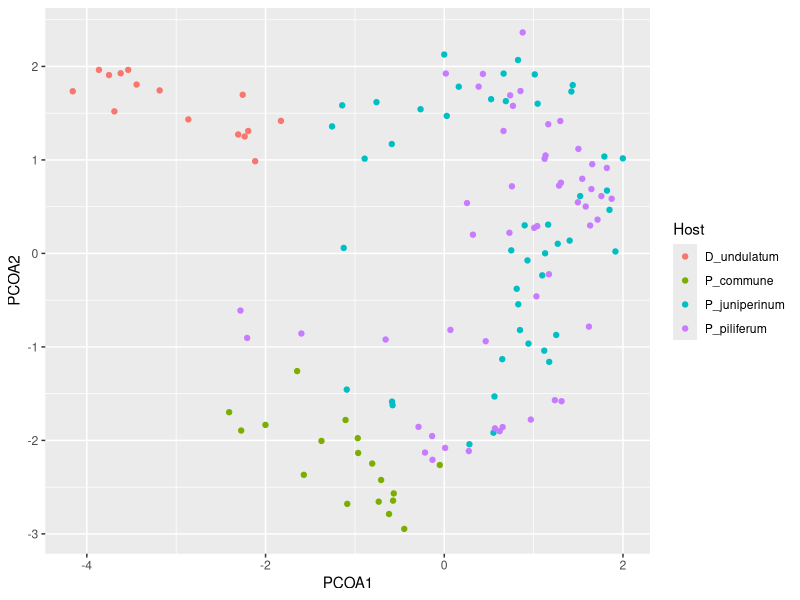
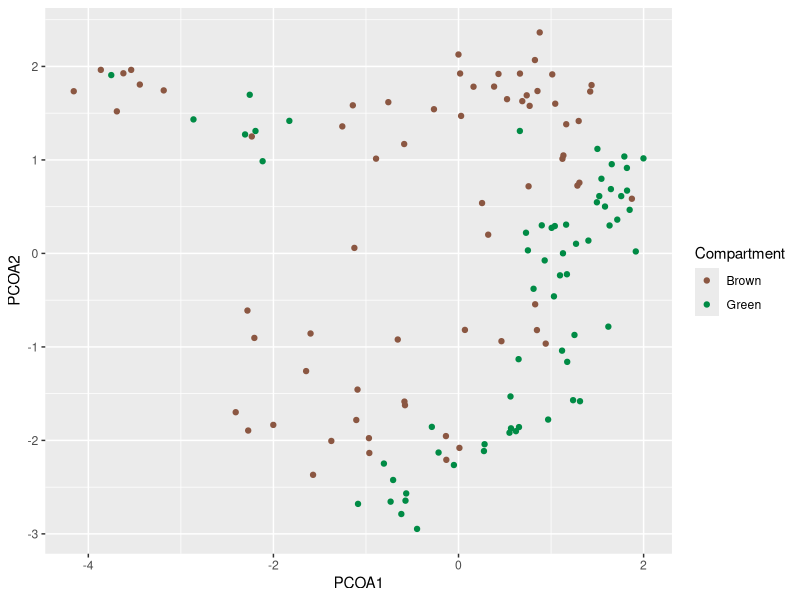
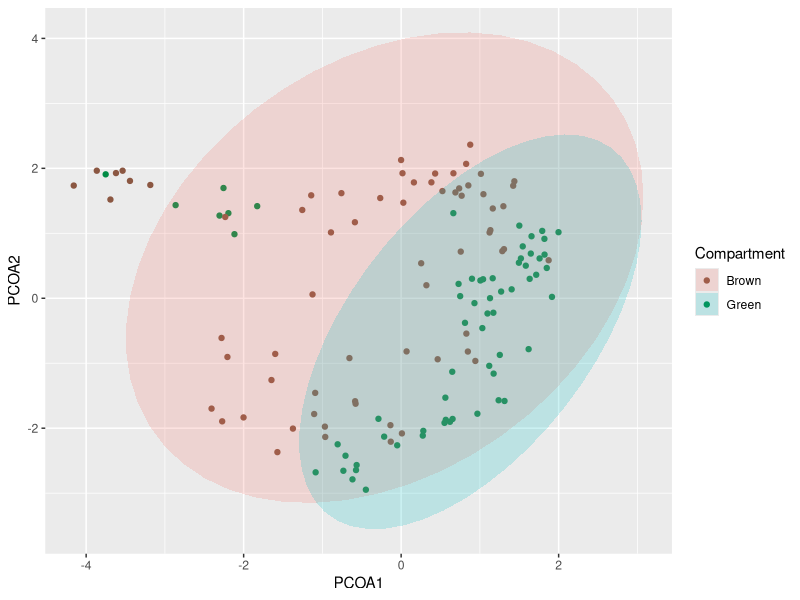
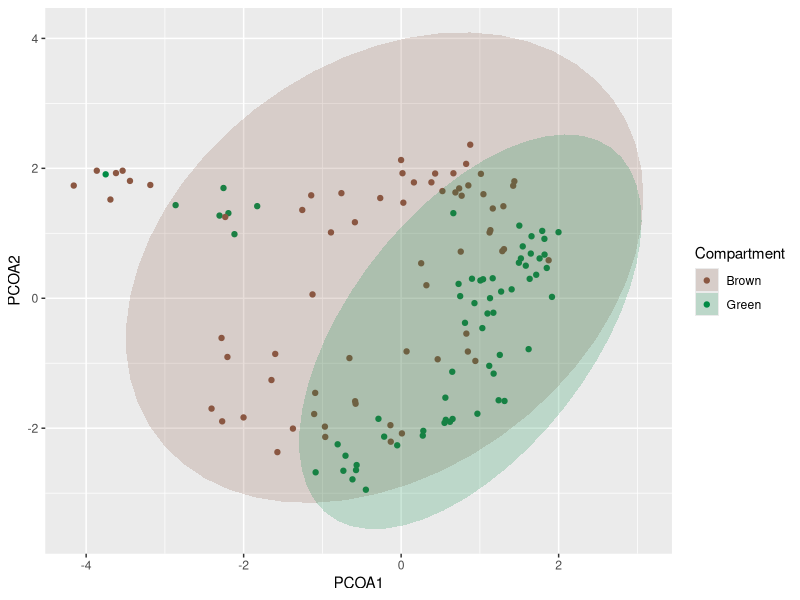
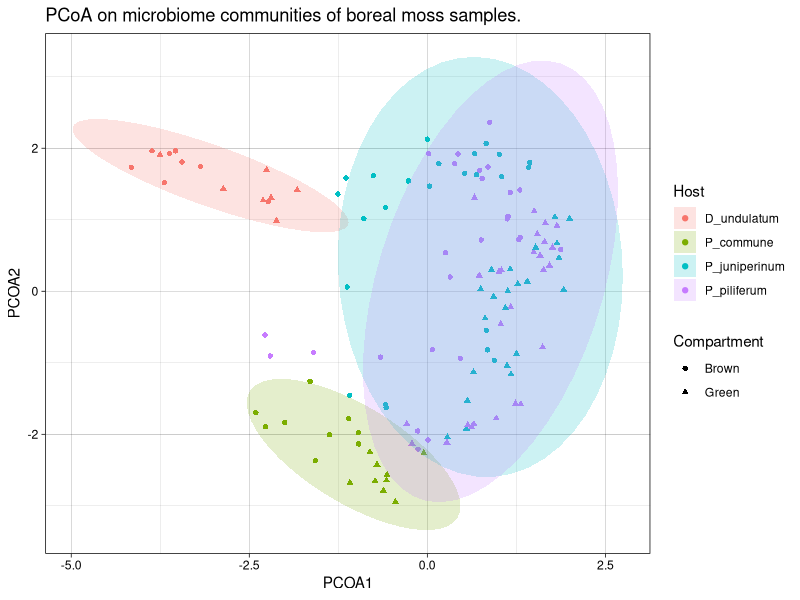
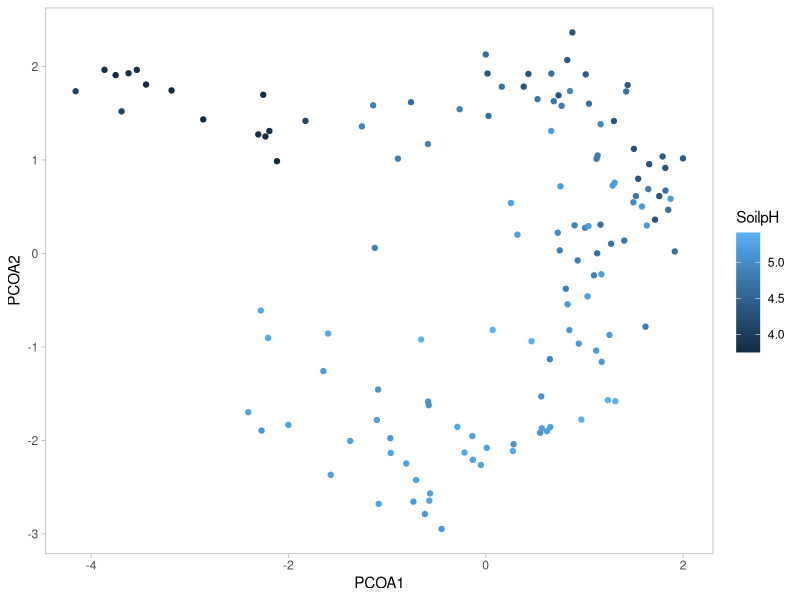
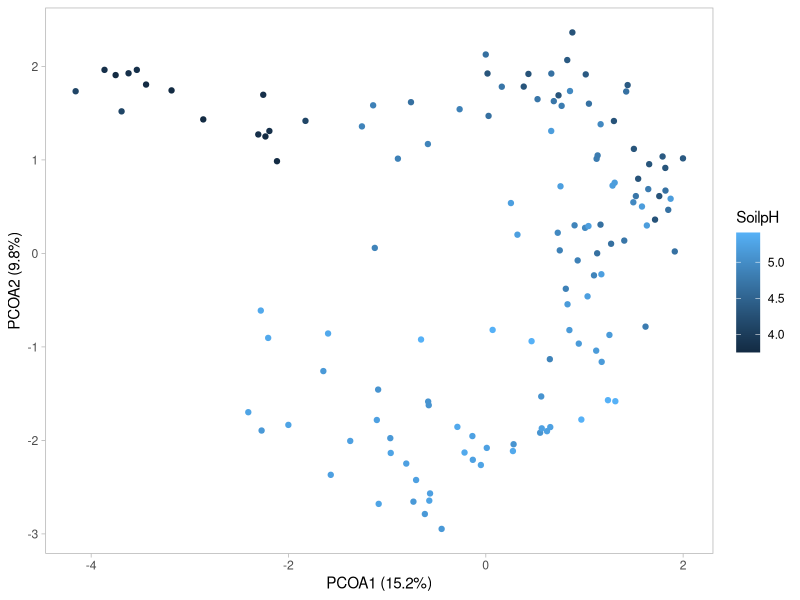
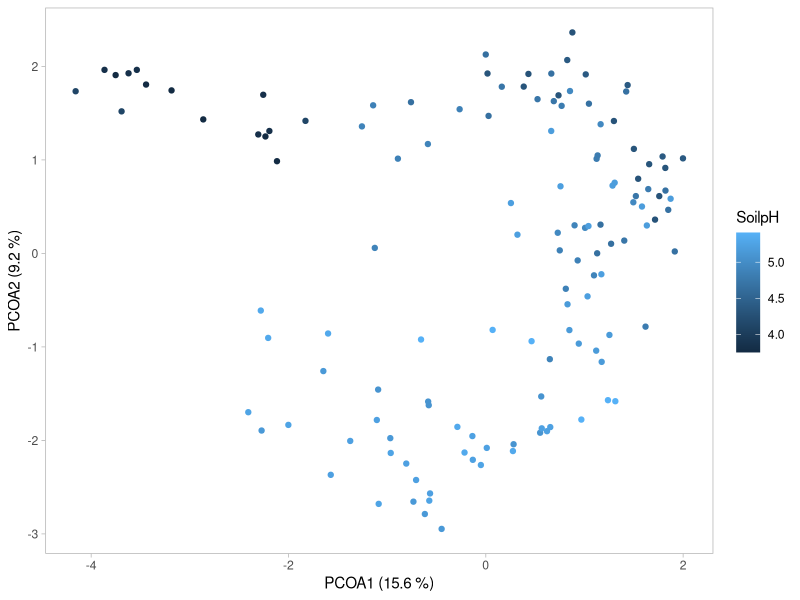

Reproduce these figures in R, in order.
## ---- chunk 1
library(tidyverse)
## ---- chunk 2
pcoa <- read.delim("../Data/pcoa.tsv")

ggplot(pcoa, aes(x = PCOA1, y = PCOA2)) +
  geom_point(aes(colour = Host)) 
## ---- chunk 3
comp_colours <- c("lightsalmon4", "springgreen4")

(pcoa_comp <- ggplot(pcoa, aes(x = PCOA1, y = PCOA2)) +
  geom_point(aes(colour = Compartment)) + # ***
  scale_colour_manual(values = comp_colours) # ***
) # Notice I'm saving this plot, because we will be building on it.
## ---- chunk 4
(pcoa_comp +
  stat_ellipse(geom = "polygon", 
               alpha = 0.2, 
               aes(fill = Compartment))
)
## ---- chunk 5
(pcoa_comp +
  stat_ellipse(geom = "polygon", alpha = 0.2, aes(fill = Compartment)) +
  scale_fill_manual(values = comp_colours) # ***
)
## ---- chunk 6
ggplot(pcoa, aes(x = PCOA1, y = PCOA2)) +
  geom_point(aes(colour = Host, shape = Compartment)) + # ***
  stat_ellipse(geom = "polygon", alpha = 0.2, aes(fill = Host)) +
  labs(title = "PCoA on microbiome communities of boreal moss samples.") + 
  theme_linedraw()
## ---- chunk 7
(pcoa_pH <- ggplot(pcoa, aes(x = PCOA1, y = PCOA2)) +
  geom_point(aes(colour = SoilpH)) + # continuous scale
  theme_light() +
  theme(panel.grid = element_blank()) # remove the grid
)
## ---- chunk 8
pcoa_pH + 
  labs(x = 'PCOA1 (15.2%)',
       y = 'PCOA2 (9.8%)')
## ---- chunk 9
PCOA1 <- 15.6 
PCOA2 <- 9.2
# lines and lines of code later...
pcoa_pH + 
  labs(x = paste0('PCOA1 (', PCOA1, ' %)'),
       y = paste0('PCOA2 (', PCOA2, ' %)'))
